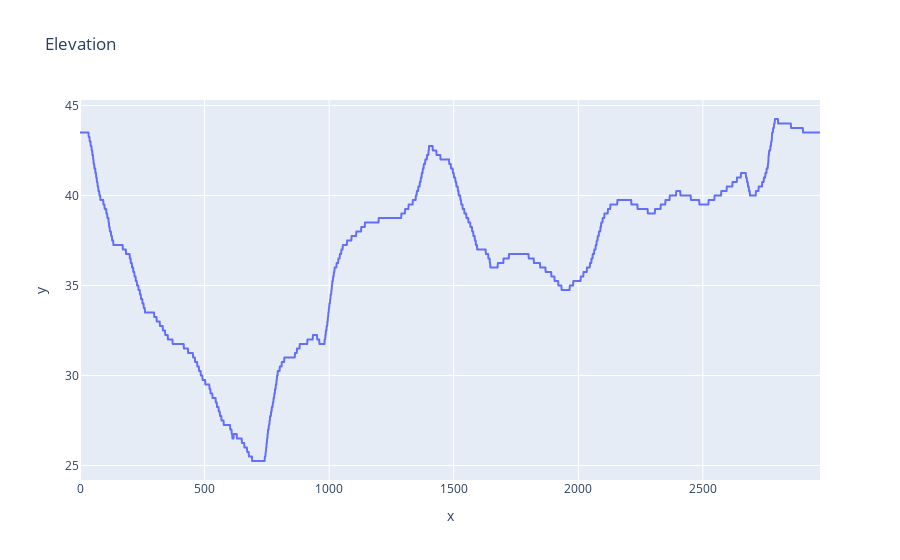

The code cell stored with this chart in its notebook:
### Code cell
# Show elevation on plotly
elevation = [ele for lat, lon, ele in route_data]
fig = px.line(x=range(len(elevation)), y=elevation, title='Elevation')
fig.show()

### Figure 1 — Plotly figure (JSON) as saved in the notebook; plotly's stock layout.template omitted (floating-point values rounded to 4 significant figures; data arrays with more than 128 entries replaced by an {"elided": "..."} marker saying what was removed)
{"data": [{"hovertemplate": "x=%{x}<br>y=%{y}<extra></extra>", "legendgroup": "", "line": {"color": "#636efa", "dash": "solid"}, "marker": {"symbol": "circle"}, "mode": "lines", "name": "", "showlegend": false, "type": "scattergl", "x": {"elided": "2971 int values"}, "xaxis": "x", "y": {"elided": "2971 float values"}, "yaxis": "y"}], "layout": {"legend": {"tracegroupgap": 0}, "title": {"text": "Elevation"}, "xaxis": {"anchor": "y", "domain": [0, 1], "title": {"text": "x"}}, "yaxis": {"anchor": "x", "domain": [0, 1], "title": {"text": "y"}}}}
